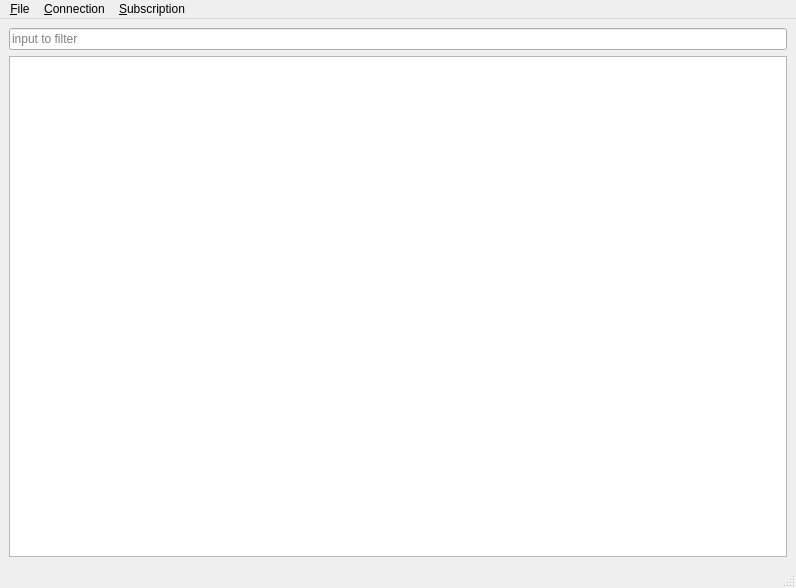
<?xml version="1.0" encoding="UTF-8"?>
<ui version="4.0">
 <class>MainWindow</class>
 <widget class="QMainWindow" name="MainWindow">
  <property name="geometry">
   <rect>
    <x>0</x>
    <y>0</y>
    <width>796</width>
    <height>588</height>
   </rect>
  </property>
  <property name="windowTitle">
   <string>ServersWindow</string>
  </property>
  <widget class="QWidget" name="centralwidget">
   <layout class="QVBoxLayout" name="verticalLayout">
    <item>
     <widget class="QLineEdit" name="editFilter">
      <property name="placeholderText">
       <string>input to filter</string>
      </property>
     </widget>
    </item>
    <item>
     <widget class="QTableView" name="tableServers">
      <property name="contextMenuPolicy">
       <enum>Qt::CustomContextMenu</enum>
      </property>
      <property name="editTriggers">
       <set>QAbstractItemView::NoEditTriggers</set>
      </property>
      <property name="selectionMode">
       <enum>QAbstractItemView::SingleSelection</enum>
      </property>
      <property name="selectionBehavior">
       <enum>QAbstractItemView::SelectRows</enum>
      </property>
      <property name="verticalScrollMode">
       <enum>QAbstractItemView::ScrollPerPixel</enum>
      </property>
      <property name="horizontalScrollMode">
       <enum>QAbstractItemView::ScrollPerPixel</enum>
      </property>
     </widget>
    </item>
   </layout>
  </widget>
  <widget class="QMenuBar" name="menubar">
   <property name="geometry">
    <rect>
     <x>0</x>
     <y>0</y>
     <width>796</width>
     <height>28</height>
    </rect>
   </property>
   <widget class="QMenu" name="menuFile">
    <property name="title">
     <string>&amp;File</string>
    </property>
    <addaction name="actionQuit"/>
   </widget>
   <widget class="QMenu" name="menuConnection">
    <property name="title">
     <string>&amp;Connection</string>
    </property>
    <widget class="QMenu" name="menuAdd">
     <property name="title">
      <string>Add</string>
     </property>
     <addaction name="actionManually"/>
    </widget>
    <addaction name="actionConnect"/>
    <addaction name="actionLagTest"/>
    <addaction name="actionLagTestAll"/>
    <addaction name="separator"/>
    <addaction name="menuAdd"/>
    <addaction name="actionClear"/>
   </widget>
   <widget class="QMenu" name="menuSubscription">
    <property name="title">
     <string>&amp;Subscription</string>
    </property>
    <addaction name="actionManager"/>
    <addaction name="actionUpdate"/>
   </widget>
   <addaction name="menuFile"/>
   <addaction name="menuConnection"/>
   <addaction name="menuSubscription"/>
  </widget>
  <widget class="QStatusBar" name="statusbar"/>
  <action name="actionQuit">
   <property name="text">
    <string>Quit</string>
   </property>
  </action>
  <action name="actionManually">
   <property name="text">
    <string>Manually</string>
   </property>
  </action>
  <action name="actionConnect">
   <property name="text">
    <string>Connect</string>
   </property>
  </action>
  <action name="actionClear">
   <property name="text">
    <string>Clear</string>
   </property>
  </action>
  <action name="actionManager">
   <property name="text">
    <string>Manager</string>
   </property>
  </action>
  <action name="actionUpdate">
   <property name="text">
    <string>Update</string>
   </property>
  </action>
  <action name="actionLagTest">
   <property name="text">
    <string>Lag test</string>
   </property>
  </action>
  <action name="actionLagTestAll">
   <property name="text">
    <string>Lag test all</string>
   </property>
  </action>
 </widget>
 <resources/>
 <connections/>
</ui>
